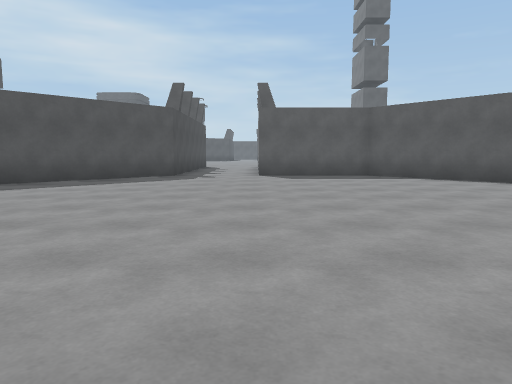
[1] (above)

24 first-person views from a walk through a scene from a Unity 3-D project. The camera is 1.2 m above the floor, tilts 6° down and sees 70° across. The floor is counted in squares, 2 m on a side. Each view is taken from the middle of a square. On the plan, view 1 faces up. The plan holds only what a view shows up to about 10 squares ahead; the rest is blank. The place goes on beyond the plan. The player character is not drawn.

[2]
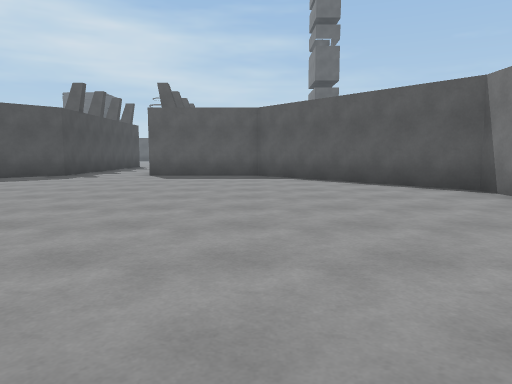

[3]
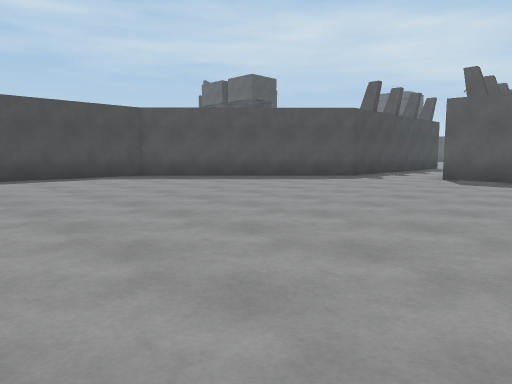

[4]
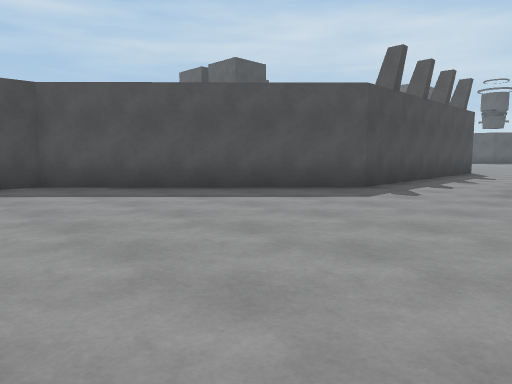

[5]
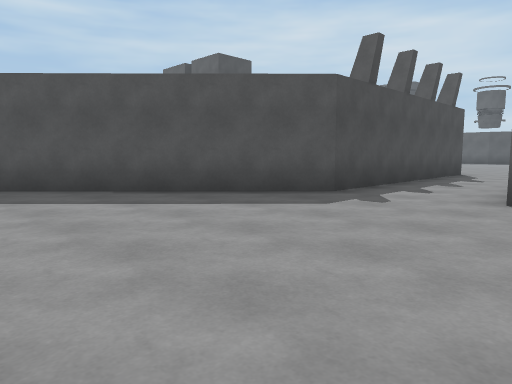

[6]
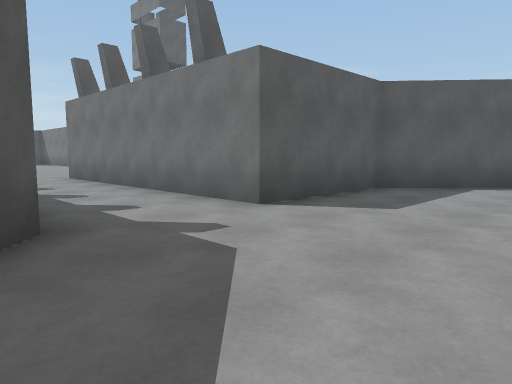

[7]
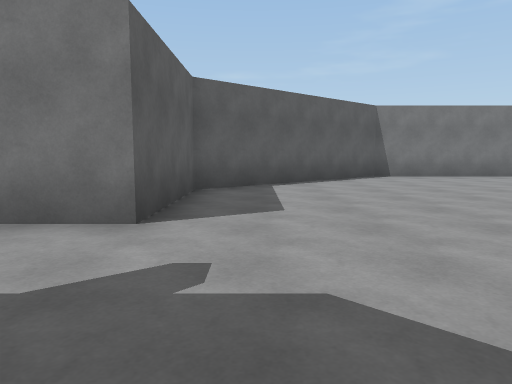

[8]
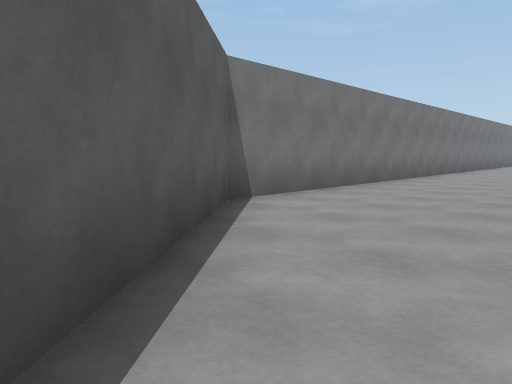

[9]
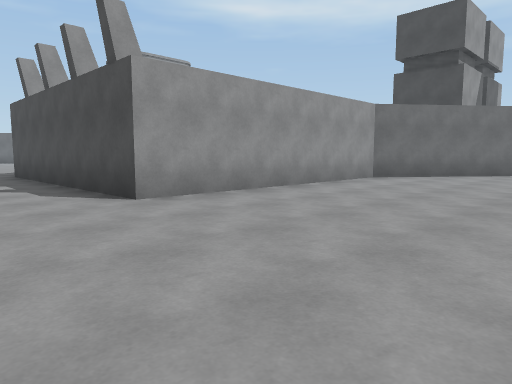

[10]
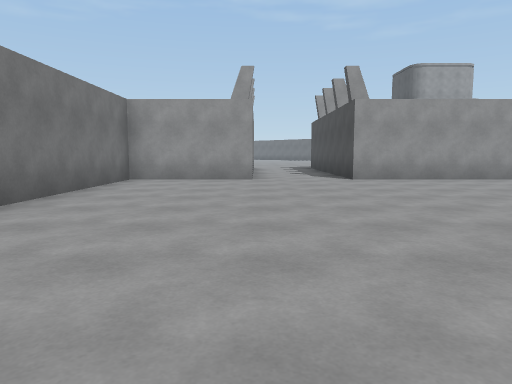

[11]
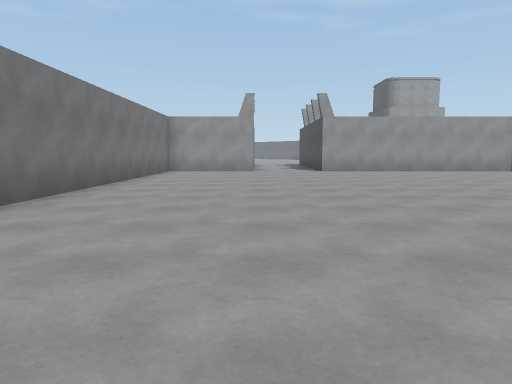

[12]
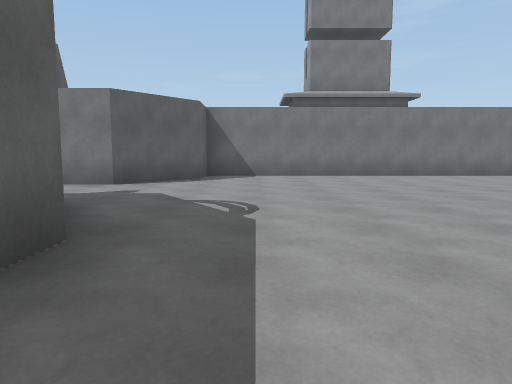

[13]
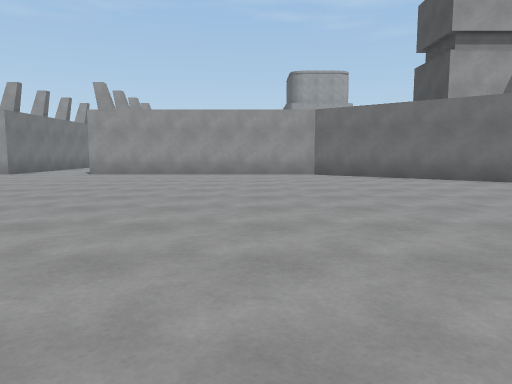

[14]
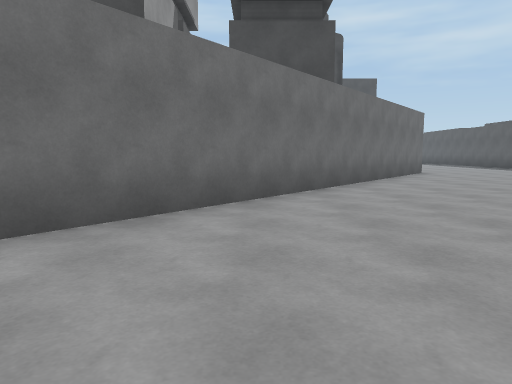

[15]
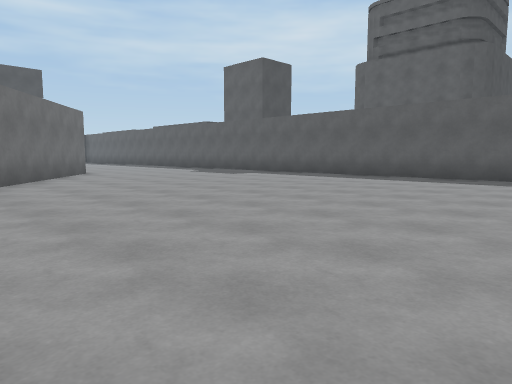

[16]
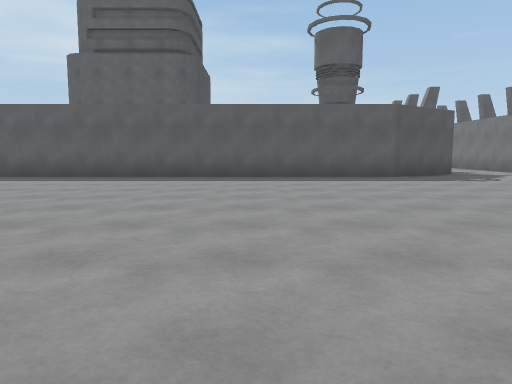

[17]
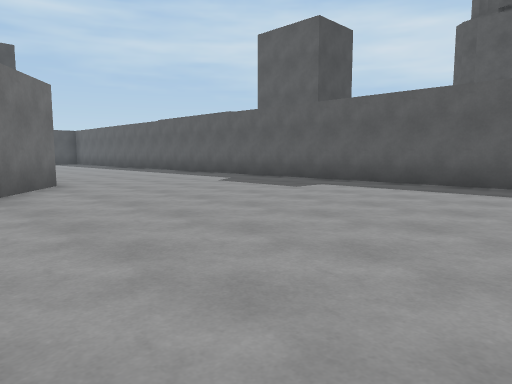

[18]
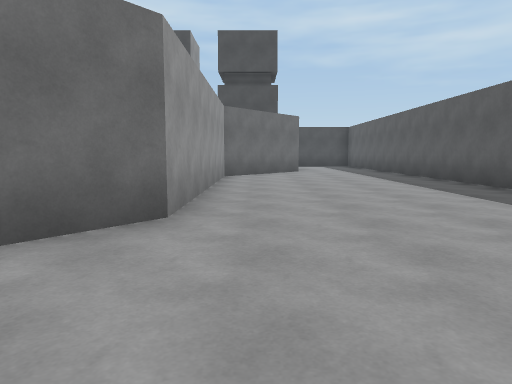

[19]
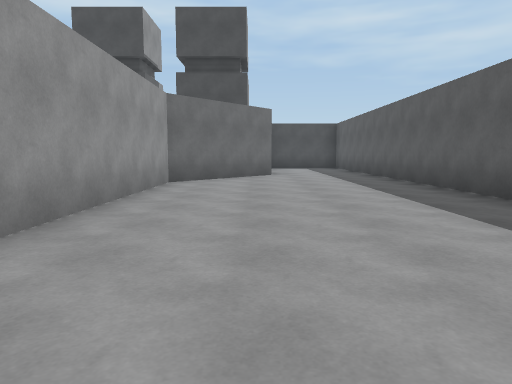

[20]
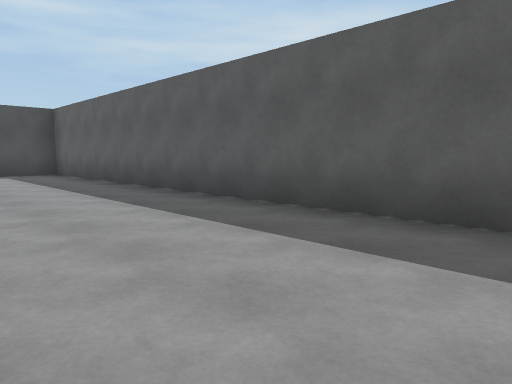

[21]
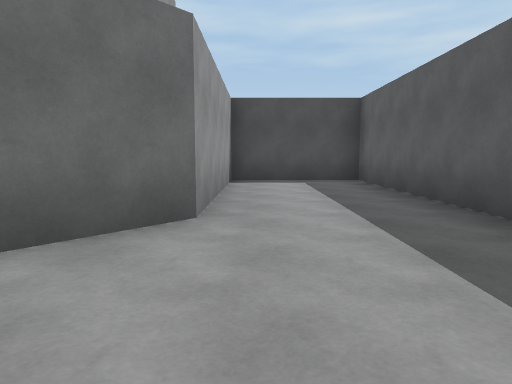

[22]
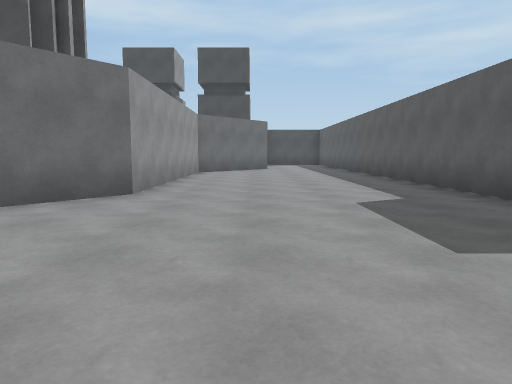

[23]
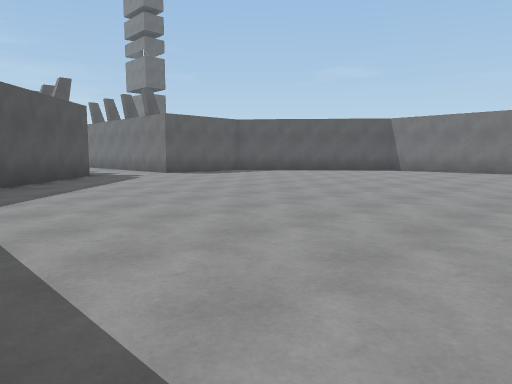

[24]
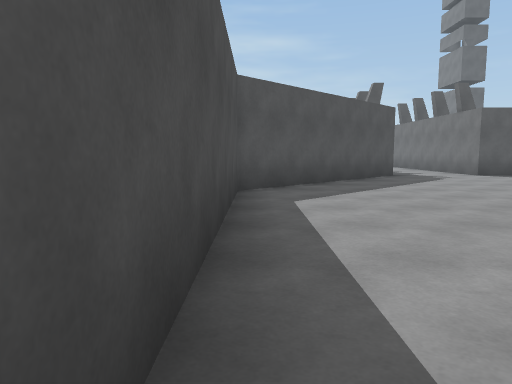

### Floor plan
Points are (right, up) in squares from view 1. A wall is a line through its corners. A room is listed if a view was taken in it or the views show most of it. See-through windows are left out.
Room 1 (views 1, 2, 3, 4, 5, 6, 7, 8, 23, 24)
walls: (6.6, -0.5) (6.6, 5.9) (3.1, 10) (0.1, 10) (0.1, 16.5); (-2.2, 16.5) (-2.2, 10) (-6.3, 5.9) (-6.3, 0.4)
ways out: opening at (-1.5, 16) to room 2
Room 2 (views 9, 10, 11, 12, 13, 14, 15, 16, 17, 18, 19, 20, 21, 22)
walls: (-3.3, 30.1) (-4.5, 29.3) (-32.3, 29.3) (-32.3, 26.4) (-27.4, 26.4) (-24.7, 24.2) (-18.4, 24.2) (-8.7, 16.5) (-2.2, 16.5); (0.1, 16.5) (2.9, 16.5) (2.9, 29.3) (1.8, 29.3) (0.4, 30.5)
ways out: opening at (-1.5, 16) to room 1

Where each view was taken, in squares from view 1:
view 1: 0 up, 0 right, facing up
view 2: 0 up, 3 right, facing up
view 3: 1 up, 3 right, facing up-left
view 4: 4 up, 1 right, facing up-left
view 5: 5 up, 1 right, facing up-left
view 6: 7 up, 3 left, facing up-right
view 7: 9 up, 3 left, facing right
view 8: 9 up, 3 right, facing down-right
view 9: 21 up, 0 right, facing down-left
view 10: 25 up, 0 right, facing down
view 11: 29 up, 0 right, facing down
view 12: 28 up, 7 left, facing right
view 13: 27 up, 7 left, facing down
view 14: 19 up, 7 left, facing left
view 15: 20 up, 7 left, facing up-left
view 16: 20 up, 8 left, facing up
view 17: 22 up, 11 left, facing up-left
view 18: 25 up, 15 left, facing left
view 19: 26 up, 17 left, facing left
view 20: 26 up, 21 left, facing up-left
view 21: 27 up, 24 left, facing left
view 22: 26 up, 13 left, facing left
view 23: 0 up, 6 left, facing up-right
view 24: 0 up, 6 left, facing up
